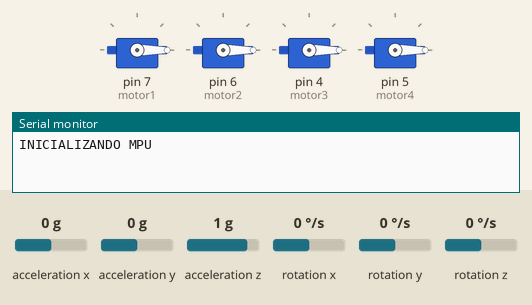
Bench run of a sketch on a simulated Arduino Uno, built with avr-gcc and run on an emulated ATmega328P. On the bench: 4 × servo, the last lines printed to the serial monitor. Wiring (inferred from the names in the program): MPU-6050 motion sensor at I2C address 0x68. The test bench sets the inputs (shaded band); at power-on: acceleration z 1 g, acceleration x 0 g, acceleration y 0 g, rotation x 0 °/s, rotation y 0 °/s, rotation z 0 °/s.

Above: at 0.1 s.
At 2.4 s:
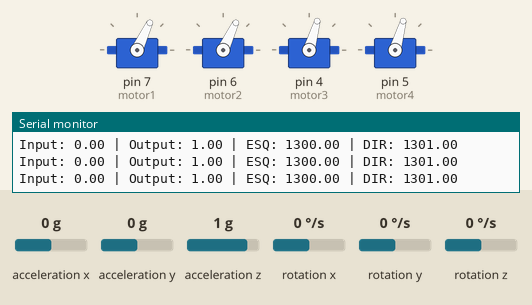
2.5 s: acceleration z set to 0 g
Timing chart, 0 to 5.5 s (numbered marks = the images above; inputs shaded):
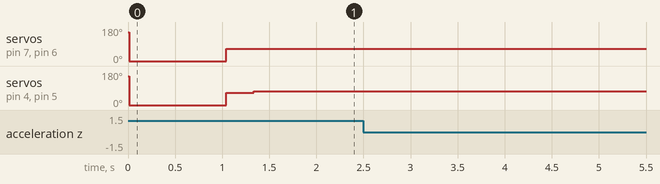

The sketch:

teste_fuzzy.ino
```cpp
#include <Fuzzy.h>
#include <FuzzyComposition.h>
#include <FuzzyInput.h>
#include <FuzzyIO.h>
#include <FuzzyOutput.h>
#include <FuzzyRule.h>
#include <FuzzyRuleAntecedent.h>
#include <FuzzyRuleConsequent.h>
#include <FuzzySet.h>

#include <Wire.h>
#include "MpuAngulo.h"
#include <Servo.h>

FuzzySet* anguloPositivo1;
FuzzySet* anguloPositivo2;

//1: OBJETO FUZZY
Fuzzy* fuzzy = new Fuzzy();
float angle;
int flag_direcao; //indica a orientacao de giro do VANT

//Variaveis de controle dos motores
Servo motor1; //frente esquerda
Servo motor2; //frente direita
Servo motor3; //tras esquerda
Servo motor4; //tras direita

float aceleracao, intensidade_esquerda, intensidade_direita;

void setup() {
  aceleracao = 1300;

  // put your setup code here, to run once:
  Serial.begin(9600);

   //Motores
  motor1.attach(7);
  motor2.attach(6);
  motor3.attach(4);
  motor4.attach(5);

  motor1.writeMicroseconds(2100);
  motor2.writeMicroseconds(2100);
  motor3.writeMicroseconds(2100);
  motor4.writeMicroseconds(2100);
  delay(3);

  motor1.writeMicroseconds(800);
  motor2.writeMicroseconds(800);
  motor3.writeMicroseconds(800);
  motor4.writeMicroseconds(800);
  delay(2);

  motor1.writeMicroseconds(1500);
  motor2.writeMicroseconds(1500);
  motor3.writeMicroseconds(1500);
  motor4.writeMicroseconds(1500);
  delay(2);

  motor1.writeMicroseconds(2100);
  motor2.writeMicroseconds(2100);
  motor3.writeMicroseconds(2100);
  motor4.writeMicroseconds(2100);
  delay(2);

  motor1.writeMicroseconds(65);
  motor2.writeMicroseconds(65);
  motor3.writeMicroseconds(65);
  motor4.writeMicroseconds(65);
  delay(2);

  ///MPU5060
  Serial.println("INICIALIZANDO MPU");
  int error;
  uint8_t c;
  #define RECEPTOR_SECUNDARIO_ADDR 0x60
  Wire.begin(RECEPTOR_SECUNDARIO_ADDR);
  error = MPU6050_read(MPU6050_WHO_AM_I, &c, 1);
  MPU6050_write_reg (MPU6050_PWR_MGMT_1, 0);
  calibrate_sensors();
  set_last_read_angle_data(millis(), 0, 0, 0, 0, 0, 0);

  //2: ENTRADA FUZZY
  FuzzyInput* angulo = new FuzzyInput(1);// Como parametro seu ID

  // Criando os FuzzySet que compoem o FuzzyInput angulo
/*
 FuzzySet* altoNegativo = new FuzzySet(-30,-30,-30,-15); //Angulo alto
  angulo->addFuzzySet(altoNegativo);
  FuzzySet* medioNegativo = new FuzzySet(-20,-10,-10,-5);
  angulo->addFuzzySet(medioNegativo);
  FuzzySet* baixoNegativo = new FuzzySet(-5,0,0,0);
  angulo->addFuzzySet(baixoNegativo);
  FuzzySet* equilibrado = new FuzzySet(0,0,0,0);
  angulo->addFuzzySet(equilibrado);
*/

  anguloPositivo1 = new FuzzySet(0,0,0,5);
  angulo->addFuzzySet(anguloPositivo1);

  anguloPositivo2 = new FuzzySet(0,5,5,10);
  angulo->addFuzzySet(anguloPositivo2);

  FuzzySet* anguloPositivo3 = new FuzzySet(5,10,10,15);
  angulo->addFuzzySet(anguloPositivo3);

  FuzzySet* anguloPositivo4 = new FuzzySet(10,15,15,20);
  angulo->addFuzzySet(anguloPositivo4);

  FuzzySet* anguloPositivo5 = new FuzzySet(15,20,20,25);
  angulo->addFuzzySet(anguloPositivo5);

  FuzzySet* anguloPositivo6 = new FuzzySet(20,25,25,35);
  angulo->addFuzzySet(anguloPositivo6);

  fuzzy->addFuzzyInput(angulo);

  //3: SAIDA FUZZY
  FuzzyOutput* velocidade = new FuzzyOutput(1);

  // Criando os FuzzySet que compoem o FuzzyOutput velocidade
/*
  FuzzySet* lentoNegativo = new FuzzySet(-40,-20,-20,0);
  velocidade->addFuzzySet(lentoNegativo);
  FuzzySet* normalNegativo = new FuzzySet(-20,-40,-60,-80);
  velocidade->addFuzzySet(normalNegativo);
  FuzzySet* rapidoNegativo = new FuzzySet(-60,-80,-80,-100);
  velocidade->addFuzzySet(rapidoNegativo);
  FuzzySet* veloNula = new FuzzySet(0,0,0,0);
  velocidade->addFuzzySet(veloNula);
*/
  FuzzySet* velocidadePositivo1 = new FuzzySet(0,0,0,3);
  velocidade->addFuzzySet(velocidadePositivo1);

  FuzzySet* velocidadePositivo2 = new FuzzySet(3,3,3,5);
  velocidade->addFuzzySet(velocidadePositivo2);

  FuzzySet* velocidadePositivo3 = new FuzzySet(5,5,5,8);
  velocidade->addFuzzySet(velocidadePositivo3);

  FuzzySet* velocidadePositivo4 = new FuzzySet(8,8,8,10);
  velocidade->addFuzzySet(velocidadePositivo4);

  FuzzySet* velocidadePositivo5 = new FuzzySet(10,10,10,15);
  velocidade->addFuzzySet(velocidadePositivo5);

  FuzzySet* velocidadePositivo6 = new FuzzySet(15,15,15,20);
  velocidade->addFuzzySet(velocidadePositivo6);

  fuzzy->addFuzzyOutput(velocidade);

  //4: REGRAS FUZZY
 /*
  //REGRA 1: FuzzyRule "SE angulo = altoNegativo ENTAO velocidade = rapidoNegativo"
  FuzzyRuleAntecedent* ifAngleHighNeg = new FuzzyRuleAntecedent();
  ifAngleHighNeg->joinSingle(altoNegativo);
  FuzzyRuleConsequent* entaoVeloAltaNeg = new FuzzyRuleConsequent();
  entaoVeloAltaNeg->addOutput(rapidoNegativo);
  FuzzyRule* fuzzyRule01 = new FuzzyRule(1, ifAngleHighNeg, entaoVeloAltaNeg);

  fuzzy->addFuzzyRule(fuzzyRule01);

  //REGRA 2: FuzzyRule "SE angulo = medioNegativo ENTAO velocidade = normalNegativo"
  FuzzyRuleAntecedent* ifAngleMediumNeg = new FuzzyRuleAntecedent();
  ifAngleMediumNeg->joinSingle(medioNegativo);
  FuzzyRuleConsequent* entaoVeloNormalNeg = new FuzzyRuleConsequent();
  entaoVeloNormalNeg->addOutput(normalNegativo);
  FuzzyRule* fuzzyRule02 = new FuzzyRule(2, ifAngleMediumNeg, entaoVeloNormalNeg);

  fuzzy->addFuzzyRule(fuzzyRule02);

  //REGRA 3: FuzzyRule "SE angulo = baixoNegativo ENTAO velocidade = lentoNegativo"
  FuzzyRuleAntecedent*  ifAngleLowNeg = new FuzzyRuleAntecedent();
  ifAngleLowNeg->joinSingle(baixoNegativo);
  FuzzyRuleConsequent* entaoVeloLentoNeg = new FuzzyRuleConsequent();
  entaoVeloLentoNeg->addOutput(lentoNegativo);
  FuzzyRule* fuzzyRule03 = new FuzzyRule(3, ifAngleLowNeg, entaoVeloLentoNeg);

  fuzzy->addFuzzyRule(fuzzyRule03);

  //REGRA 4: FuzzyRule "SE angulo = equilibrado ENTAO velocidade = nulo"
  FuzzyRuleAntecedent* ifAngleNull = new FuzzyRuleAntecedent();
  ifAngleNull->joinSingle(equilibrado);
  FuzzyRuleConsequent* entaoVeloNula = new FuzzyRuleConsequent();
  entaoVeloNula->addOutput(veloNula);
  FuzzyRule* fuzzyRule04 = new FuzzyRule(4,ifAngleNull,entaoVeloNula);

  fuzzy->addFuzzyRule(fuzzyRule04);
*/
  //REGRA 5: FuzzyRule "SE angulo = anguloPositivo1 ENTAO velocidade = velocidadePositivo1"
  FuzzyRuleAntecedent* seAnguloPositivo1 = new FuzzyRuleAntecedent();
  seAnguloPositivo1->joinSingle(anguloPositivo1);
  FuzzyRuleConsequent* entaoVeloPositivo1 = new FuzzyRuleConsequent();
  entaoVeloPositivo1->addOutput(velocidadePositivo1);
  FuzzyRule* fuzzyRule05 = new FuzzyRule(1,seAnguloPositivo1,entaoVeloPositivo1);

  fuzzy->addFuzzyRule(fuzzyRule05);

  //REGRA 6: FuzzyRule "SE angulo = anguloPositivo2 ENTAO velocidade = velocidadePositivo2"
  FuzzyRuleAntecedent* seAnguloPositivo2 = new FuzzyRuleAntecedent();
  seAnguloPositivo2->joinSingle(anguloPositivo2);
  FuzzyRuleConsequent* entaoVeloPositivo2 = new FuzzyRuleConsequent();
  entaoVeloPositivo2->addOutput(velocidadePositivo2);
  FuzzyRule* fuzzyRule06 = new FuzzyRule(2,seAnguloPositivo2,entaoVeloPositivo2);

  fuzzy->addFuzzyRule(fuzzyRule06);

  //REGRA 7: FuzzyRule "SE angulo = anguloPositivo3 ENTAO velocidade = velocidadePositivo3"
  FuzzyRuleAntecedent* seAnguloPositivo3 = new FuzzyRuleAntecedent();
  seAnguloPositivo3->joinSingle(anguloPositivo3);
  FuzzyRuleConsequent* entaoVeloPositivo3 = new FuzzyRuleConsequent();
  entaoVeloPositivo3->addOutput(velocidadePositivo3);
  FuzzyRule* fuzzyRule07 = new FuzzyRule(3,seAnguloPositivo3,entaoVeloPositivo3);

  fuzzy->addFuzzyRule(fuzzyRule07);

  //REGRA 8: FuzzyRule "SE angulo = anguloPositivo4 ENTAO velocidade = velocidadePositivo4"
  FuzzyRuleAntecedent* seAnguloPositivo4 = new FuzzyRuleAntecedent();
  seAnguloPositivo4->joinSingle(anguloPositivo4);
  FuzzyRuleConsequent* entaoVeloPositivo4 = new FuzzyRuleConsequent();
  entaoVeloPositivo4->addOutput(velocidadePositivo4);
  FuzzyRule* fuzzyRule08 = new FuzzyRule(4,seAnguloPositivo4,entaoVeloPositivo4);

  fuzzy->addFuzzyRule(fuzzyRule08);

  //REGRA 9: FuzzyRule "SE angulo = anguloPositivo5 ENTAO velocidade = velocidadePositivo5"
  FuzzyRuleAntecedent* seAnguloPositivo5 = new FuzzyRuleAntecedent();
  seAnguloPositivo5->joinSingle(anguloPositivo5);
  FuzzyRuleConsequent* entaoVeloPositivo5 = new FuzzyRuleConsequent();
  entaoVeloPositivo5->addOutput(velocidadePositivo5);
  FuzzyRule* fuzzyRule09 = new FuzzyRule(5,seAnguloPositivo5,entaoVeloPositivo5);

  fuzzy->addFuzzyRule(fuzzyRule09);

  //REGRA 10: FuzzyRule "SE angulo = anguloPositivo6 ENTAO velocidade = velocidadePositivo6"
  FuzzyRuleAntecedent* seAnguloPositivo6 = new FuzzyRuleAntecedent();
  seAnguloPositivo6->joinSingle(anguloPositivo6);
  FuzzyRuleConsequent* entaoVeloPositivo6 = new FuzzyRuleConsequent();
  entaoVeloPositivo6->addOutput(velocidadePositivo6);
  FuzzyRule* fuzzyRule10 = new FuzzyRule(6,seAnguloPositivo6,entaoVeloPositivo6);

  fuzzy->addFuzzyRule(fuzzyRule10);


  for(int i=0;i<20; i++){
    angle = calcular_angulo();
    Serial.print(angle);
    motor1.write(65);
    motor2.write(65);
    motor3.write(65);
    motor4.write(65);
    delay(2);
  }

}

void motor(int m, float velo){
  if(velo<=1400){
    switch (m){
      case 1:
        motor1.writeMicroseconds(velo);
        break;
      case 2:
        motor2.writeMicroseconds(velo);
        break;
      case 3:
        motor3.writeMicroseconds(velo+7);
        break;
      case 4:
        motor4.writeMicroseconds(velo+2);
        break;
    }
  }
}

double simular_angulo(){
  float angulo = analogRead(0);
  angulo = map(angulo,0,1023,-33,33);
  delay(10);
  return angulo;
}

void loop() {
  // put your main code here, to run repeatedly:

  //5: ENTRADA DO FUZZY
  //angle = simular_angulo();
  angle = calcular_angulo();

  if (angle > 30)
    angle = 30;
  if (angle < -30)
    angle = -30;

  if(angle < 0){
    flag_direcao=2; //giro em um sentido de angulo negativo
    angle = (-1)*angle;
  }
  else{
    flag_direcao=1;
  }

  fuzzy->setInput(1,angle);

  //6: EXECUTAR FUZZY
  fuzzy->fuzzify();

  //7: EXECUTAR DESFUZZY
  float output = fuzzy->defuzzify(1);

  Serial.print("Input: ");
  Serial.print(angle);


  Serial.print(" | Output: ");
  Serial.print(output);

/*
  float pertinence = anguloPositivo2->getPertinence();
  Serial.print(" | pertinencia: ");
  Serial.println(pertinence);
*/

  if(flag_direcao==1){
    intensidade_esquerda = aceleracao - output;
    intensidade_direita = aceleracao + output;
  }
  else{
    //flag_direcao=2;
    intensidade_esquerda = aceleracao + output;
    intensidade_direita = aceleracao - output;
  }

  //Validacao dos dados gerados antes de executar
  if(intensidade_esquerda<1300)
    intensidade_esquerda=1300;
  if(intensidade_esquerda>1350)
    intensidade_esquerda=1350;

  if(intensidade_direita<1300)
    intensidade_direita=1300;
  if(intensidade_direita>1350)
    intensidade_direita=1350;

  Serial.print(" | ESQ: ");
  Serial.print(intensidade_esquerda);

  Serial.print(" | DIR: ");
  Serial.println(intensidade_direita);

/*
  motor(1,intensidade_esquerda);
  motor(3,intensidade_esquerda);
  motor(2,intensidade_direita);
  motor(4,intensidade_direita);
 */

  motor(3,intensidade_esquerda);
  motor(4,intensidade_direita);

  delay(100);
}
```

Source omitted: MpuAngulo.h (37469 bytes)
